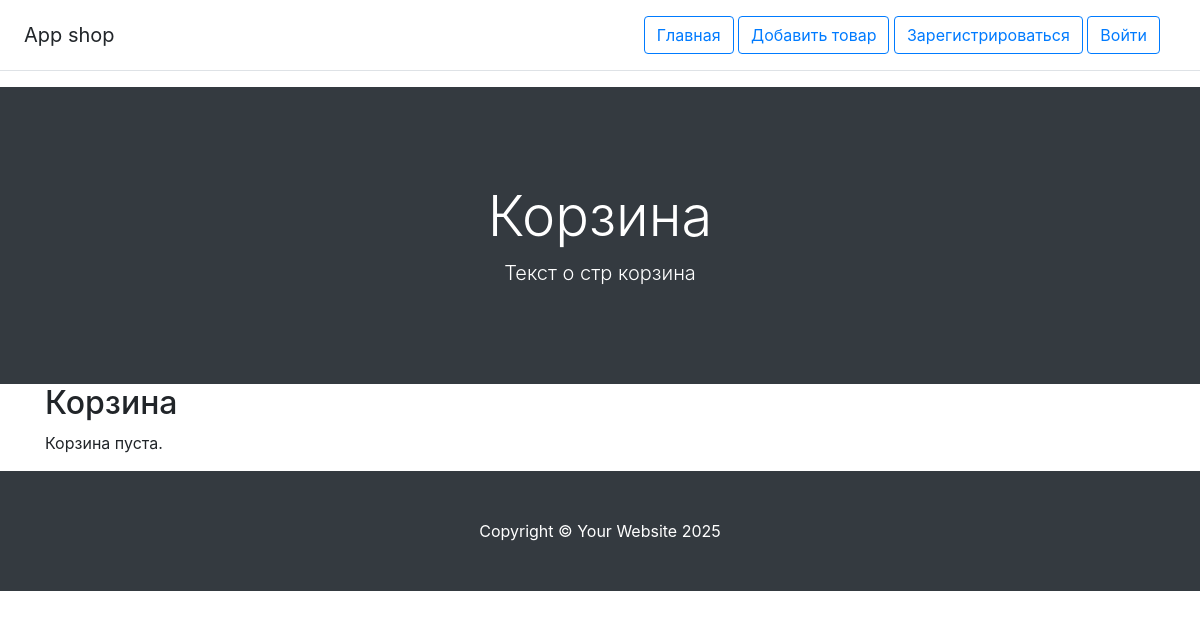
Before: /cart (signed in) with the older database file.
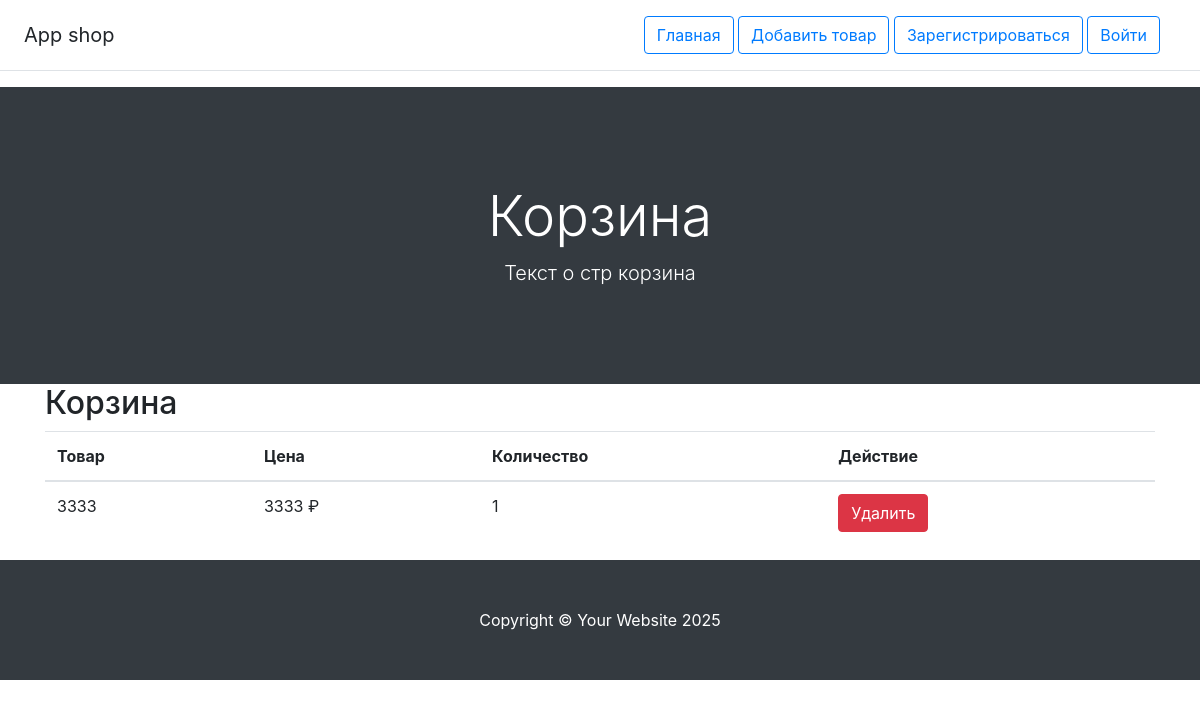
After: the same page with the newer database file.
### app/models.py (models this page shows)
class CartItem(db.Model):
    id = db.Column(db.Integer, primary_key=True)
    user_id = db.Column(db.Integer, db.ForeignKey('users.id'), nullable=False)  # Исправлено
    product_id = db.Column(db.Integer, db.ForeignKey('products.id'), nullable=False)  # Исправлено
    quantity = db.Column(db.Integer, default=1)
    product = db.relationship('Product', backref='cart_items')

class Product(db.Model):
    __tablename__ = "products"
    id = db.Column(db.Integer, primary_key=True, index=True, autoincrement=True)
    title = db.Column(db.String(100), nullable=False)
    price = db.Column(db.Integer, nullable=False)
    description = db.Column(db.String(100), nullable=False)
    image = db.Column(db.String(255), nullable=True)

### app/routes.py (the view)
    @app.route('/cart')
    @login_required
    def cart():
        cart_items = CartItem.query.filter_by(user_id=current_user.id).all()
        return render_template('cart.html', cart_items=cart_items)

### app.py (called while the page is built)
@login_manager.user_loader
def load_user(user_id):
    return User.query.get(int(user_id))

### app/templates/cart.html (shortened to what this page needs)
{% extends 'base.html' %}
{% block h1 %} <h1 class="display-4 fw-bolder">Корзина</h1> {% endblock h1 %}
{% block p %} <p class="lead fw-normal text-white-50 mb-0">Текст о стр корзина</p>{% endblock p %}
{% block body %}
<div class="container">
    <h2>Корзина</h2>
    {% if cart_items %}
        <table class="table">
            <thead>
                <tr>
                    <th>Товар</th>
                    <th>Цена</th>
                    <th>Количество</th>
                    <th>Действие</th>
                </tr>
            </thead>
            <tbody>
                {% for item in cart_items %}
                <tr>
                    <td>{{ item.product.title }}</td>
                    <td>{{ item.product.price }} ₽</td>
                    <td>{{ item.quantity }}</td>
                    <td>
                        <a href="{{ url_for('remove_from_cart', item_id=item.id) }}" class="btn btn-danger">Удалить</a>
                    </td>
                </tr>
                {% endfor %}
            </tbody>
        </table>
    {% else %}
        <p>Корзина пуста.</p>
    {% endif %}
</div>
{% endblock %}

Changed rows visible on the page:
added CartItem: product "3333", product.price "3333", quantity "1"
Other visible differences:
text no longer shown: "Корзина пуста."
text now shown: "Товар Цена Количество Действие"
